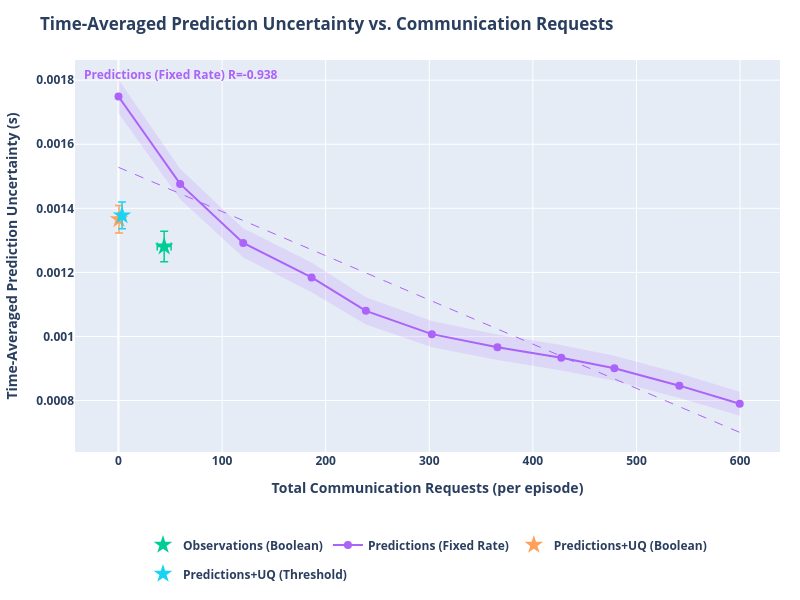

Notebook cell for this chart:
### Code cell
import plotly.graph_objects as go
import plotly.express as px
import numpy as np
from plots import *

# SERIES_TO_PLOT = {"Learned Comms. + Prediction + UQ", "MAGEC"}
SERIES_TO_PLOT = None # Plot all

series_colors = {s: c for s, c in zip(output, px.colors.qualitative.Plotly)}


def get_requests(data):
    """Total communication requests per episode (mean over episodes)."""
    r = np.array(data['communication']['requests_made'][...])
    return float(np.mean(r.reshape(r.shape[0], -1).sum(axis=1)))


def get_requests_std(data):
    """Total communication requests per episode (SEM over episodes)."""
    r = np.array(data['communication']['requests_made'][...])
    per_episode = r.reshape(r.shape[0], -1).sum(axis=1)
    n = len(per_episode)
    return float(np.std(per_episode) / np.sqrt(n))


def get_preduncertainty_mean(data):
    """Time-averaged prediction uncertainty, mean over episodes."""
    return float(np.mean(data['prediction_uncertainty_mean']))


def get_preduncertainty_std(data):
    """Time-averaged prediction uncertainty, SEM over episodes."""
    n = len(data['prediction_uncertainty_mean'])
    return float(np.std(data['prediction_uncertainty_mean']) / np.sqrt(n))


for obs_radius in obs_radii:
    # Arbitrarily choose radius 20 for plotting.
    if obs_radius != 20.0:
        continue

    fig = go.Figure()
    r_annotations = []

    for series in output:
        if SERIES_TO_PLOT is not None and series not in SERIES_TO_PLOT:
            continue

        if "Ground Truth" in series:
            continue

        color = series_colors.get(series, '#888888')
        all_exps = list(output[series].keys())

        if output[series][all_exps[0]].attrs['prediction_disable']:
            continue

        # Skip series/experiments without uncertainty metric.
        if 'prediction_uncertainty_mean' not in output[series][all_exps[0]]:
            continue

        # Swept experiments: encoded as obs_radius_X_comms_Y
        swept_exps = sorted(
            [e for e in all_exps if f"obs_radius_{obs_radius:.1f}_comms_" in e and "Fixed Rate" in series and 'prediction_uncertainty_mean' in output[series][e]],
            key=lambda e: float(e.split("_comms_")[1])
        )
        # Fixed (learned comms) experiments: encoded as obs_radius_X only
        fixed_exps = [e for e in all_exps if f"obs_radius_{obs_radius:.1f}" in e and not "Fixed Rate" in series and 'prediction_uncertainty_mean' in output[series][e]]

        if swept_exps:
            comms_ps = [float(e.split("_comms_")[1]) for e in swept_exps]
            xs = [get_requests(output[series][e]) for e in swept_exps]
            ys = [get_preduncertainty_mean(output[series][e]) for e in swept_exps]
            xs_std = [get_requests_std(output[series][e]) for e in swept_exps]
            ys_std = [get_preduncertainty_std(output[series][e]) for e in swept_exps]

            fig.add_trace(go.Scatter(
                x=xs,
                y=ys,
                mode='lines+markers',
                name=series,
                line=dict(color=color),
                marker=dict(color=color, size=8),
                legendgroup=series,
                # error_x and error_y removed — replaced by shaded band below
                hovertemplate=[
                    f"{series}<br>comms_p={cp:.3f}<br>requests=%{{x:.1f}}<br>uncertainty=%{{y:.4f}}<extra></extra>"
                    for cp in comms_ps
                ],
            ))

            # SEM shaded band (y-direction)
            y_upper = [y + s for y, s in zip(ys, ys_std)]
            y_lower = [y - s for y, s in zip(ys, ys_std)]
            fig.add_trace(go.Scatter(
                x=xs + xs[::-1],
                y=y_upper + y_lower[::-1],
                fill='toself',
                fillcolor=color,
                line=dict(color='rgba(255,255,255,0)'),
                opacity=0.15,
                legendgroup=series,
                showlegend=False,
                hoverinfo='skip',
            ))

            # OLS trendline
            if len(xs) >= 2:
                x_trend, y_trend, r2 = fit_ols_trendline(xs, ys)
                fig.add_trace(go.Scatter(
                    x=x_trend,
                    y=y_trend,
                    mode='lines',
                    name=f"{series} (fit)",
                    line=dict(color=color, dash='dash', width=1),
                    legendgroup=series,
                    showlegend=False,
                    hoverinfo='skip',
                ))
                r_annotations.append(
                    dict(
                        text=f"<b>{series}</b> R={r2:.3f}",
                        xref='paper', yref='paper',
                        x=0.01,
                        y=0.99 - len(r_annotations) * 0.06,
                        xanchor='left', yanchor='top',
                        showarrow=False,
                        font=dict(color=color, size=12),
                    )
                )

        if fixed_exps:
            xs_f = [get_requests(output[series][e]) for e in fixed_exps]
            ys_f = [get_preduncertainty_mean(output[series][e]) for e in fixed_exps]
            xs_std_f = [get_requests_std(output[series][e]) for e in fixed_exps]
            ys_std_f = [get_preduncertainty_std(output[series][e]) for e in fixed_exps]
            fig.add_trace(go.Scatter(
                x=xs_f,
                y=ys_f,
                mode='markers',
                name=series,
                marker=dict(color=color, size=14, symbol='star'),
                legendgroup=series,
                showlegend=len(swept_exps) == 0,
                error_x=dict(array=xs_std_f, visible=True, color=color, thickness=1.5, width=4),
                error_y=dict(array=ys_std_f, visible=True, color=color, thickness=1.5, width=4),
                hovertemplate=f"{series}<br>requests=%{{x:.1f}}<br>uncertainty=%{{y:.4f}}<extra></extra>",
            ))

    fig.update_layout(
        title=f"Time-Averaged Prediction Uncertainty vs. Communication Requests",
        # title=f"Time-Averaged Prediction Uncertainty vs. Communication Requests (obs_radius={obs_radius:.1f})",
        xaxis_title="Total Communication Requests (per episode)",
        yaxis_title="Time-Averaged Prediction Uncertainty (s)",
        height=600,
        width=800,
        hovermode='closest',
        autosize=True,
        margin=dict(l=60, r=20, t=60, b=120),
        legend=dict(orientation='h', yanchor='top', y=-0.2, xanchor='center', x=0.5),
        annotations=r_annotations,
        font=dict(
            weight="bold"
        )
    )
    fig.show()

### Figure 1 — Plotly figure (JSON) as saved in the notebook; plotly's stock layout.template omitted (floating-point values rounded to 4 significant figures; data arrays with more than 128 entries replaced by an {"elided": "..."} marker saying what was removed)
{"data": [{"error_x": {"array": [6.695], "color": "#00CC96", "thickness": 1.5, "visible": true, "width": 4}, "error_y": {"array": [4.741e-05], "color": "#00CC96", "thickness": 1.5, "visible": true, "width": 4}, "hovertemplate": "Observations (Boolean)<br>requests=%{x:.1f}<br>uncertainty=%{y:.4f}<extra></extra>", "legendgroup": "Observations (Boolean)", "marker": {"color": "#00CC96", "size": 14, "symbol": "star"}, "mode": "markers", "name": "Observations (Boolean)", "showlegend": true, "type": "scatter", "x": [44.1], "y": [0.001281]}, {"hovertemplate": ["Predictions (Fixed Rate)<br>comms_p=0.000<br>requests=%{x:.1f}<br>uncertainty=%{y:.4f}<extra></extra>", "Predictions (Fixed Rate)<br>comms_p=0.050<br>requests=%{x:.1f}<br>uncertainty=%{y:.4f}<extra></extra>", "Predictions (Fixed Rate)<br>comms_p=0.100<br>requests=%{x:.1f}<br>uncertainty=%{y:.4f}<extra></extra>", "Predictions (Fixed Rate)<br>comms_p=0.150<br>requests=%{x:.1f}<br>uncertainty=%{y:.4f}<extra></extra>", "Predictions (Fixed Rate)<br>comms_p=0.200<br>requests=%{x:.1f}<br>uncertainty=%{y:.4f}<extra></extra>", "Predictions (Fixed Rate)<br>comms_p=0.250<br>requests=%{x:.1f}<br>uncertainty=%{y:.4f}<extra></extra>", "Predictions (Fixed Rate)<br>comms_p=0.300<br>requests=%{x:.1f}<br>uncertainty=%{y:.4f}<extra></extra>", "Predictions (Fixed Rate)<br>comms_p=0.350<br>requests=%{x:.1f}<br>uncertainty=%{y:.4f}<extra></extra>", "Predictions (Fixed Rate)<br>comms_p=0.400<br>requests=%{x:.1f}<br>uncertainty=%{y:.4f}<extra></extra>", "Predictions (Fixed Rate)<br>comms_p=0.450<br>requests=%{x:.1f}<br>uncertainty=%{y:.4f}<extra></extra>", "Predictions (Fixed Rate)<br>comms_p=0.500<br>requests=%{x:.1f}<br>uncertainty=%{y:.4f}<extra></extra>"], "legendgroup": "Predictions (Fixed Rate)", "line": {"color": "#AB63FA"}, "marker": {"color": "#AB63FA", "size": 8}, "mode": "lines+markers", "name": "Predictions (Fixed Rate)", "type": "scatter", "x": [0, 59.5, 120.4, 186.4, 238.8, 302.5, 365.8, 427.4, 478.7, 541.4, 599.7], "y": [0.001749, 0.001476, 0.001292, 0.001184, 0.00108, 0.001007, 0.0009665, 0.0009333, 0.0009008, 0.0008464, 0.00079]}, {"fill": "toself", "fillcolor": "#AB63FA", "hoverinfo": "skip", "legendgroup": "Predictions (Fixed Rate)", "line": {"color": "rgba(255,255,255,0)"}, "opacity": 0.15, "showlegend": false, "type": "scatter", "x": [0, 59.5, 120.4, 186.4, 238.8, 302.5, 365.8, 427.4, 478.7, 541.4, 599.7, 599.7, 541.4, 478.7, 427.4, 365.8, 302.5, 238.8, 186.4, 120.4, 59.5, 0], "y": [0.001802, 0.001524, 0.001338, 0.001231, 0.001123, 0.001048, 0.001006, 0.0009733, 0.00094, 0.0008848, 0.0008276, 0.0007524, 0.0008079, 0.0008617, 0.0008933, 0.0009269, 0.000966, 0.001037, 0.001138, 0.001246, 0.001429, 0.001696]}, {"hoverinfo": "skip", "legendgroup": "Predictions (Fixed Rate)", "line": {"color": "#AB63FA", "dash": "dash", "width": 1}, "mode": "lines", "name": "Predictions (Fixed Rate) (fit)", "showlegend": false, "type": "scatter", "x": {"elided": "200 float values"}, "y": {"elided": "200 float values"}}, {"error_x": {"array": [0.3808], "color": "#FFA15A", "thickness": 1.5, "visible": true, "width": 4}, "error_y": {"array": [4.31e-05], "color": "#FFA15A", "thickness": 1.5, "visible": true, "width": 4}, "hovertemplate": "Predictions+UQ (Boolean)<br>requests=%{x:.1f}<br>uncertainty=%{y:.4f}<extra></extra>", "legendgroup": "Predictions+UQ (Boolean)", "marker": {"color": "#FFA15A", "size": 14, "symbol": "star"}, "mode": "markers", "name": "Predictions+UQ (Boolean)", "showlegend": true, "type": "scatter", "x": [0.5], "y": [0.001366]}, {"error_x": {"array": [0.429], "color": "#19D3F3", "thickness": 1.5, "visible": true, "width": 4}, "error_y": {"array": [4.169e-05], "color": "#19D3F3", "thickness": 1.5, "visible": true, "width": 4}, "hovertemplate": "Predictions+UQ (Threshold)<br>requests=%{x:.1f}<br>uncertainty=%{y:.4f}<extra></extra>", "legendgroup": "Predictions+UQ (Threshold)", "marker": {"color": "#19D3F3", "size": 14, "symbol": "star"}, "mode": "markers", "name": "Predictions+UQ (Threshold)", "showlegend": true, "type": "scatter", "x": [3.4], "y": [0.001378]}], "layout": {"annotations": [{"font": {"color": "#AB63FA", "size": 12}, "showarrow": false, "text": "<b>Predictions (Fixed Rate)</b> R=-0.938", "x": 0.01, "xanchor": "left", "xref": "paper", "y": 0.99, "yanchor": "top", "yref": "paper"}], "autosize": true, "font": {"weight": "bold"}, "height": 600, "hovermode": "closest", "legend": {"orientation": "h", "x": 0.5, "xanchor": "center", "y": -0.2, "yanchor": "top"}, "margin": {"b": 120, "l": 60, "r": 20, "t": 60}, "title": {"text": "Time-Averaged Prediction Uncertainty vs. Communication Requests"}, "width": 800, "xaxis": {"title": {"text": "Total Communication Requests (per episode)"}}, "yaxis": {"title": {"text": "Time-Averaged Prediction Uncertainty (s)"}}}}
